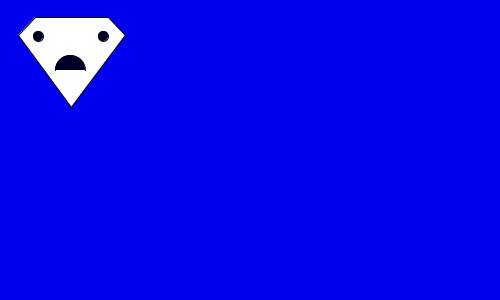
Frame 1 (no input)
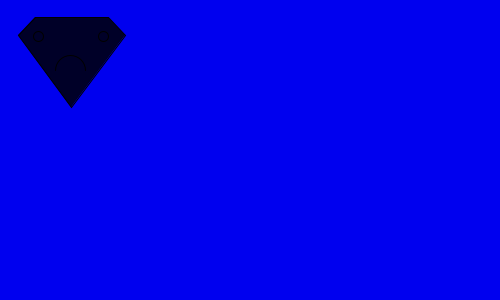
Frame 60 (the mouse pressed at the canvas centre just before this capture)
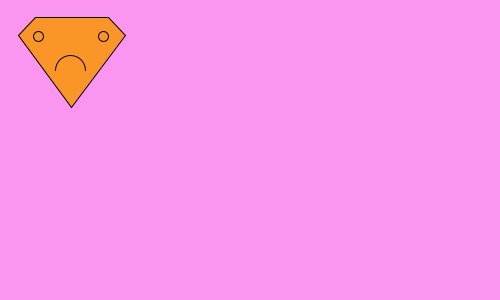
Frame 120 (the mouse held since frame 60 and released just before this capture)

The Processing sketch that drew these frames (run headless with seeded random() and noise(); from frame 60 on, the mouse is pressed at the canvas centre):

// Processing sketch: processing_127794
// ── processing_127794.pde

void setup() {
  size(500,300);
}

void draw() {  
  background(mouseX, mouseY, 239);
  beginShape();
  vertex(35, 17);
  vertex(18, 35);
  vertex(71, 107);
  vertex(125, 35);
  vertex(108, 17);
  vertex(35, 17);
  endShape(CLOSE);
  
  fill(mouseX, mouseY, 40);
  ellipse(38,36,10, 10);
  ellipse(103,36,10, 10);
  arc(70, 70, 30, 30, PI, TWO_PI);
  
}
